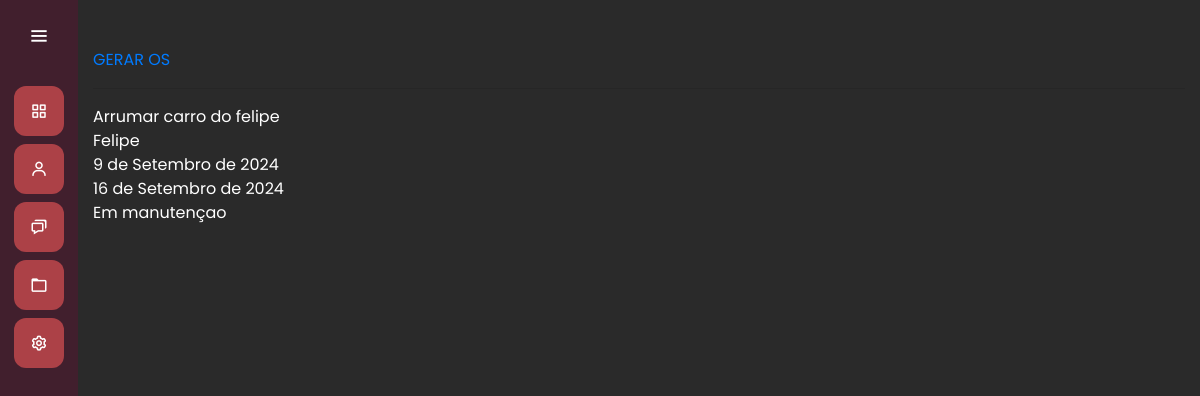
The page /servicos/servico/JgfQa8AsZEGYHE4dm0szpg/ on the database its author committed.
### servicos/models.py (models this page shows, shortened)
class Servico(models.Model):
    titulo = models.CharField(max_length=30)
    cliente = models.ForeignKey(Cliente, on_delete=models.SET_NULL, null=True)
    cateagoria_manutencao = models.ManyToManyField(CategoriaManutencao)
    data_inicio = models.DateField(null=True)
    data_entrega = models.DateField(null=True)
    finalizado = models.BooleanField(default=False)
    protocolo = models.CharField(max_length=52, null=True, blank=True)
    identificador = models.CharField(max_length=24, null=True, blank=True)

### clientes/models.py (models this page shows)
class Cliente(models.Model):
    nome = models.CharField(max_length=50)
    sobrenome = models.CharField(max_length=50)
    email = models.EmailField(max_length=50, default='a')
    cpf = models.CharField(max_length=12)
    def __str__(self) -> str:
        return self.nome

### servicos/views.py (the view)
# urls.py: path('servico/<str:identificador>/', views.servico,name="servico"),
def servico(request, identificador):
    servico = get_object_or_404(Servico, identificador=identificador)
    return render(request, 'servico.html', {'servico': servico})

### servicos/templates/servico.html
{% extends 'base.html' %}
{% load static %}
{% block 'head' %}
    <link rel="stylesheet" href="{% static 'clientes/css/clientes.css' %}">
    <link rel="stylesheet" href="{% static 'servicos/css/listar_servico.css' %}">
{% endblock %}
{% block 'dashboard' %}
    <br>
    <br>
    <div class="container">
        <a href="{% url 'gerar_os' servico.identificador %}">GERAR OS</a>
        <hr>
        {{ servico.titulo }}
        <br>
        {{ servico.cliente }}
        <br>
        {{ servico.data_inicio }}
        <br>
        {{ servico.data_entrega }}
        <br>
        {% if servico.finalizado %}
            <span class="">Finalizado</span>
        {% else %}
            <span class="">Em manutençao</span>
        {% endif %}
    </div>
{% endblock %}

### templates/static/general/css/base.css (style rules this page uses)
* { margin: 0; padding: 0; box-sizing: border-box; font-family: "Poppins" , sans-serif; }

### templates/static/general/css/general.css (style rules this page uses)
:root { --main-color: #ac4147; --dark-color: #411f2d; --light-color: #ffc27f; --contrast-color: #f88863; --differential-color: #ffe29a; }

### rows shown on the page
Servico: titulo "Arrumar carro do felipe", cliente "Felipe", data_inicio "9 de Setembro de 2024", data_entrega "16 de Setembro de 2024"
